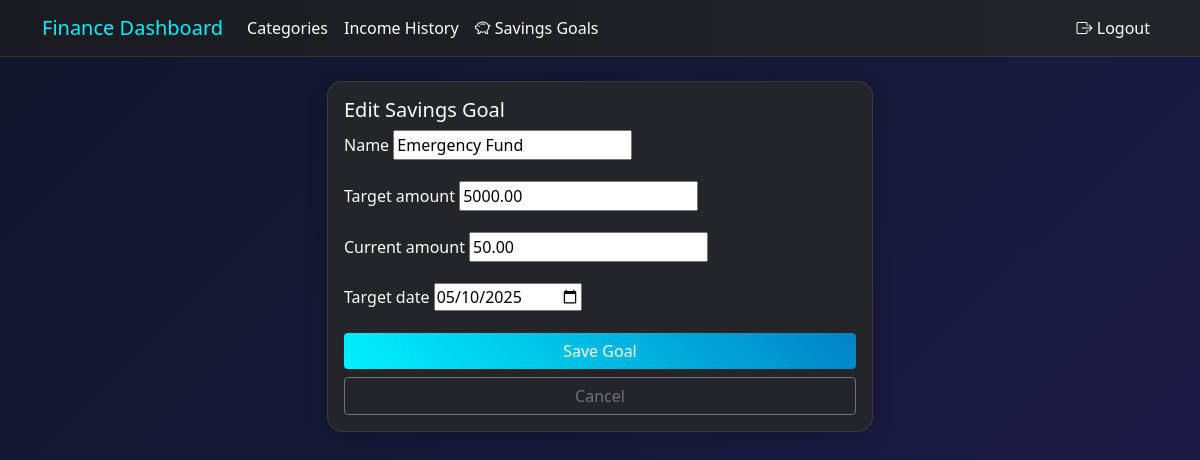
The page /savings/edit/4/ (signed in) on the database its author committed.
### myapp/models.py (models this page shows, shortened)
class SavingsGoal(models.Model):
    user = models.ForeignKey(User, on_delete=models.CASCADE)
    name = models.CharField(max_length=100)
    target_amount = models.DecimalField(max_digits=10, decimal_places=2)
    current_amount = models.DecimalField(max_digits=10, decimal_places=2, default=0)
    target_date = models.DateField()
    created_at = models.DateTimeField(auto_now_add=True)

### myapp/views.py (the view)
# urls.py: path('savings/edit/<int:pk>/', views.savings_edit, name='savings_edit'),
@login_required
def savings_edit(request, pk):
    savings = get_object_or_404(SavingsGoal, pk=pk, user=request.user)
    if request.method == 'POST':
        form = SavingsGoalForm(request.POST, instance=savings)
        if form.is_valid():
            form.save()
            messages.success(request, 'Savings goal updated successfully!')
            return redirect('savings_list')
    else:
        form = SavingsGoalForm(instance=savings)
    return render(request, 'savings_form.html', {'form': form, 'edit': True})

### myapp/forms.py
class SavingsGoalForm(forms.ModelForm):
    class Meta:
        model = SavingsGoal
        fields = ['name', 'target_amount', 'current_amount', 'target_date']
        widgets = {
            'target_date': forms.DateInput(attrs={'type': 'date'}),
        }

### templates/savings_form.html (shortened to what this page needs)
{% extends 'base.html' %}
{% block content %}
<div class="row justify-content-center">
    <div class="col-md-6">
        <div class="card">
            <div class="card-body">
                <h5 class="card-title">{% if edit %}Edit{% else %}Add{% endif %} Savings Goal</h5>
                <form method="post">
                    {% for field in form %}
                    <div class="mb-3">
                        <label for="{{ field.id_for_label }}" class="form-label">{{ field.label }}</label>
                        {{ field }}
                    </div>
                    {% endfor %}
                    <div class="d-grid gap-2">
                        <button type="submit" class="btn btn-primary">Save Goal</button>
                        <a href="{% url 'savings_list' %}" class="btn btn-outline-secondary">Cancel</a>
                    </div>
                </form>
            </div>
        </div>
    </div>
</div>
{% endblock %}

### static/css/style.css (style rules this page uses)
:root { --primary-color: #00f2fe; --primary-dark: #0082c8; --success-color: #00ff9d; --info-color: #4facfe; --warning-color: #ffd166; --danger-color: #ff6b6b; --dark-bg: #1a1b1f; --card-bg: #242529; --text-primary: #ffffff; --text-secondary: #b3b3b3; --border-color: rgba(255, 255, 255, 0.1); }
body { background: linear-gradient(135deg, #0f172a 0%, #1e1b4b 100%); min-height: 100vh; color: var(--text-primary); }
.card { background: var(--card-bg); border: 1px solid var(--border-color); border-radius: 15px; box-shadow: 0 4px 20px rgba(0, 0, 0, 0.2); }
.card-title { color: var(--text-primary); }
.btn-primary { background: linear-gradient(45deg, var(--primary-color), var(--primary-dark)); border: none; }

### rows shown on the page
SavingsGoal: form "Emergency Fund" "5000.00" "50.00" "05/10/2025"

### other values the page prints
{{ field.label }} "Name" "Target amount" "Current amount" "Target date"
